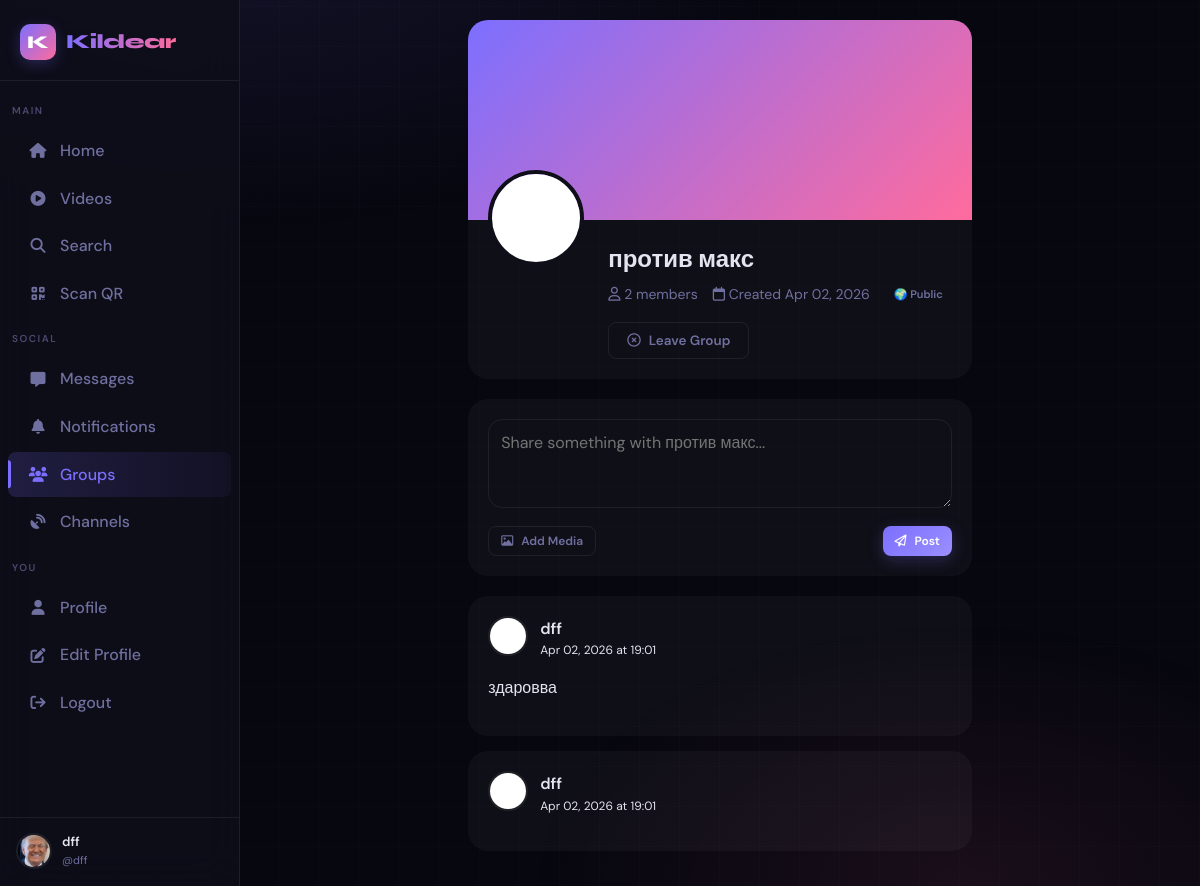
Page /groups/--ac04c7 (signed in) on the committed database.
### app.py (models this page shows, shortened)
class User(UserMixin, db.Model):
    id = db.Column(db.Integer, primary_key=True)
    username = db.Column(db.String(40), unique=True, nullable=False)
    email = db.Column(db.String(120), unique=True, nullable=False)
    password_hash = db.Column(db.String(256), nullable=False)
    display_name = db.Column(db.String(60), default="")
    bio = db.Column(db.String(500), default="")
    preset_avatar = db.Column(db.Integer, default=1)
    preset_cover = db.Column(db.Integer, nullable=True)
    website = db.Column(db.String(200), default="")
    location = db.Column(db.String(100), default="")
    accent_color = db.Column(db.String(7), default="#6c63ff")
    is_private = db.Column(db.Boolean, default=False)
    is_verified = db.Column(db.Boolean, default=False)
    is_banned = db.Column(db.Boolean, default=False)
    is_admin = db.Column(db.Boolean, default=False)
    is_online = db.Column(db.Boolean, default=False)
    last_seen = db.Column(db.DateTime, default=datetime.utcnow)
    created_at = db.Column(db.DateTime, default=datetime.utcnow)
    two_factor_enabled = db.Column(db.Boolean, default=False)
    two_factor_secret = db.Column(db.String(32), nullable=True)
    following = db.relationship(
        "User", secondary=follows,
        primaryjoin=follows.c.follower_id == id,
        secondaryjoin=follows.c.followed_id == id,
        backref=db.backref("followers", lazy="dynamic"),
        lazy="dynamic"
    )
    blocked_users = db.relationship(
        "User", secondary=blocks,
        primaryjoin=blocks.c.blocker_id == id,
        secondaryjoin=blocks.c.blocked_id == id,
        backref=db.backref("blocked_by", lazy="dynamic"),
        lazy="dynamic"
    )
    posts = db.relationship("Post", backref="author", lazy="dynamic", foreign_keys="Post.user_id")
    sent_msgs = db.relationship("Message", backref="sender", lazy="dynamic", foreign_keys="Message.sender_id")
    recv_msgs = db.relationship("Message", backref="receiver", lazy="dynamic", foreign_keys="Message.receiver_id")
    notifications = db.relationship("Notification", backref="recipient", lazy="dynamic",
                                    foreign_keys="Notification.user_id")
    comments = db.relationship("Comment", backref="author", lazy="dynamic")
    owned_groups = db.relationship("Group", backref="owner", lazy="dynamic")
    owned_channels = db.relationship("Channel", backref="owner", lazy="dynamic")
    login_history = db.relationship("LoginHistory", backref="user", lazy="dynamic")
    @property
    def avatar_url(self):
        if self.preset_avatar and self.preset_avatar in PRESET_AVATARS:
            return PRESET_AVATARS[self.preset_avatar]
        return PRESET_AVATARS[1]

class Group(db.Model):
    id = db.Column(db.Integer, primary_key=True)
    name = db.Column(db.String(100), nullable=False)
    slug = db.Column(db.String(120), unique=True, nullable=False)
    description = db.Column(db.Text, default="")
    avatar = db.Column(db.String(300), default="/static/default_group.png")
    cover = db.Column(db.String(300), default="")
    owner_id = db.Column(db.Integer, db.ForeignKey("user.id"), nullable=False)
    is_private = db.Column(db.Boolean, default=False)
    created_at = db.Column(db.DateTime, default=datetime.utcnow)
    members = db.relationship("User", secondary=group_members, backref="groups", lazy="dynamic")
    posts = db.relationship("GroupPost", backref="group", lazy="dynamic", cascade="all,delete")
    @property
    def member_count(self):
        return self.members.count()

class GroupPost(db.Model):
    id = db.Column(db.Integer, primary_key=True)
    group_id = db.Column(db.Integer, db.ForeignKey("group.id"), nullable=False)
    user_id = db.Column(db.Integer, db.ForeignKey("user.id"), nullable=False)
    content = db.Column(db.Text, default="")
    media_url = db.Column(db.String(300), default="")
    media_type = db.Column(db.String(20), default="text")
    created_at = db.Column(db.DateTime, default=datetime.utcnow)
    author = db.relationship("User")

### app.py (the view)
@app.route("/groups/<slug>")
@login_required
def group_detail(slug):
    g = Group.query.filter_by(slug=slug).first_or_404()
    is_member = g.members.filter(User.id == current_user.id).count() > 0
    posts = g.posts.order_by(GroupPost.created_at.desc()).limit(30).all()
    return render_template(
        "group_detail.html",
        group=g,
        is_member=is_member,
        posts=posts
    )

### app.py (called while the page is built)
def get_client_ip():
    if request.headers.get('X-Forwarded-For'):
        return request.headers.get('X-Forwarded-For').split(',')[0].strip()
    return request.remote_addr or '0.0.0.0'

@app.before_request
def ddos_shield():
    ip = get_client_ip()
    if ip in _blocked_ips:
        abort(429)
    now = time.time()
    window = [t for t in _req_log[ip] if now - t < 10]
    window.append(now)
    _req_log[ip] = window
    if len(window) > 200:
        _blocked_ips.add(ip)
        app.logger.warning(f"[DDoS] Blocked IP: {ip}")
        abort(429)
    if request.content_length and request.content_length > app.config["MAX_CONTENT_LENGTH"]:
        abort(413)

@login_mgr.user_loader
def load_user(user_id):
    return db.session.get(User, int(user_id))

### templates/group_detail.html (shortened to what this page needs)
{% extends "base.html" %}
{% block content %}
<div class="group-page" style="max-width: 800px; margin: 0 auto; padding: 20px;">
    <div class="group-header" style="background: var(--card); border-radius: var(--radius-lg); overflow: hidden; margin-bottom: 20px;">
        {% if group.cover %}
        <div class="group-cover" style="height: 200px; background-image: url('{{ group.cover }}'); background-size: cover; background-position: center;"></div>
        {% else %}
        <div class="group-cover" style="height: 200px; background: linear-gradient(135deg, var(--primary), var(--secondary));"></div>
        {% endif %}
        <div class="group-info" style="padding: 20px; position: relative;">
            <div class="group-avatar" style="position: absolute; top: -50px; left: 20px;">
                {% if group.avatar %}
                <img src="{{ group.avatar }}" class="avatar avatar-xl" style="border: 4px solid var(--surface);">
                {% else %}
                <div class="avatar avatar-xl" style="background: var(--primary); color: white; display: flex; align-items: center; justify-content: center; font-size: 2rem; border: 4px solid var(--surface);">
                    {{ group.name[0].upper() }}
                </div>
                {% endif %}
            </div>
            <div style="margin-left: 120px;">
                <h1 style="font-size: 24px; margin-bottom: 5px;">{{ group.name }}</h1>
                <div style="display: flex; gap: 15px; color: var(--text-muted); font-size: 14px; margin-bottom: 10px;">
                    <span><i class="fa-regular fa-user"></i> {{ group.member_count }} members</span>
                    <span><i class="fa-regular fa-calendar"></i> Created {{ group.created_at.strftime('%b %d, %Y') }}</span>
                    {% if group.is_private %}
                    <span class="badge private">🔒 Private</span>
                    {% else %}
                    <span class="badge public">🌍 Public</span>
                    {% endif %}
                </div>
                <div style="display: flex; gap: 10px; margin-top: 15px;">
                    {% if is_member %}
                        <form action="{{ url_for('leave_group', slug=group.slug) }}" method="POST">
                            <button type="submit" class="btn btn-outline">
                                <i class="fa-regular fa-circle-xmark"></i> Leave Group
                            </button>
                        </form>
                    {% endif %}
                </div>
            </div>
        </div>
    </div>
    <div class="group-posts">
        {% if is_member %}
        <div class="create-post" style="background: var(--card); border-radius: var(--radius-lg); padding: 20px; margin-bottom: 20px;">
            <form action="{{ url_for('group_post', slug=group.slug) }}" method="POST" enctype="multipart/form-data">
                <textarea name="content" placeholder="Share something with {{ group.name }}..."
                          style="width: 100%; padding: 12px; border: 1px solid var(--border); border-radius: var(--radius); background: var(--input-bg); color: var(--text); resize: vertical;"
                          rows="3"></textarea>
                <div style="display: flex; gap: 10px; margin-top: 10px;">
                    <button type="button" class="btn btn-outline btn-sm" onclick="document.getElementById('media-input').click()">
                        <i class="fa-regular fa-image"></i> Add Media
                    </button>
                    <button type="submit" class="btn btn-primary btn-sm" style="margin-left: auto;">
                        <i class="fa-regular fa-paper-plane"></i> Post
                    </button>
                </div>
            </form>
        </div>
        {% endif %}
        <div class="posts-feed">
            {% for post in posts %}
            <div class="post-card" style="background: var(--card); border-radius: var(--radius-lg); padding: 20px; margin-bottom: 15px;">
                <div style="display: flex; gap: 12px; margin-bottom: 15px;">
                    <img src="{{ post.author.avatar or '/static/default_avatar.png' }}" class="avatar avatar-sm">
                    <div>
                        <div style="font-weight: 600;">{{ post.author.display_name or post.author.username }}</div>
                        <div style="font-size: 12px; color: var(--text-muted;">{{ post.created_at.strftime('%b %d, %Y at %H:%M') }}</div>
                    </div>
                </div>
                {% if post.content %}
                <p style="margin-bottom: 15px;">{{ post.content }}</p>
                {% endif %}
            </div>
            {% else %}
            <div class="empty-state" style="text-align: center; padding: 40px; background: var(--card); border-radius: var(--radius-lg);">
                <div style="font-size: 48px; margin-bottom: 15px;">📭</div>
                <h3>No posts yet</h3>
                <p style="color: var(--text-muted);">Be the first to post in this group!</p>
            </div>
            {% endfor %}
        </div>
    </div>
</div>
{% endblock %}

### templates/base.html (shortened to what this page needs)
<!DOCTYPE html>
<html lang="en" data-theme="dark">
<head>
  <link rel="stylesheet" href="https://cdnjs.cloudflare.com/ajax/libs/font-awesome/6.5.0/css/all.min.css"/>
</head>
<body>
<nav class="sidebar" id="sidebar">
  <a href="{{ url_for('index') }}" class="sidebar-logo">
    <div class="logo-mark">K</div>
    <span class="logo-text">Kildear</span>
  </a>
  <span class="nav-section">Main</span>
  <a href="{{ url_for('index') }}"
     class="nav-item {% if request.endpoint == 'index' %}active{% endif %}">
    <i class="fa-solid fa-house"></i> Home
  </a>
  <a href="{{ url_for('video_feed') }}"
     class="nav-item {% if request.endpoint == 'video_feed' %}active{% endif %}">
    <i class="fa-solid fa-play-circle"></i> Videos
  </a>
  <a href="{{ url_for('search') }}"
     class="nav-item {% if request.endpoint == 'search' %}active{% endif %}">
    <i class="fa-solid fa-magnifying-glass"></i> Search
  </a>
  <a href="{{ url_for('scan_qr_page') }}"
     class="nav-item {% if request.endpoint == 'scan_qr_page' %}active{% endif %}">
    <i class="fa-solid fa-qrcode"></i> Scan QR
  </a>
  <span class="nav-section">Social</span>
  <a href="{{ url_for('chat_list') }}"
     class="nav-item {% if 'chat' in request.endpoint %}active{% endif %}">
    <i class="fa-solid fa-message"></i> Messages
  </a>
  <a href="{{ url_for('notifications') }}"
     class="nav-item {% if request.endpoint == 'notifications' %}active{% endif %}">
    <i class="fa-solid fa-bell"></i> Notifications
  </a>
  <a href="{{ url_for('groups') }}"
     class="nav-item {% if 'group' in request.endpoint %}active{% endif %}">
    <i class="fa-solid fa-users"></i> Groups
  </a>
  <a href="{{ url_for('channels') }}"
     class="nav-item {% if 'channel' in request.endpoint %}active{% endif %}">
    <i class="fa-solid fa-satellite-dish"></i> Channels
  </a>
  {% if current_user.is_authenticated %}
  <span class="nav-section">You</span>
  <a href="{{ url_for('profile', username=current_user.username) }}"
     class="nav-item {% if request.endpoint == 'profile' and request.view_args.get('username') == current_user.username %}active{% endif %}">
    <i class="fa-solid fa-user"></i> Profile
  </a>
  <a href="{{ url_for('edit_profile') }}"
     class="nav-item {% if request.endpoint == 'edit_profile' %}active{% endif %}">
    <i class="fa-solid fa-pen-to-square"></i> Edit Profile
  </a>
  <a href="{{ url_for('logout') }}" class="nav-item">
    <i class="fa-solid fa-arrow-right-from-bracket"></i> Logout
  </a>
  <div class="sidebar-user">
    <img src="{{ current_user.avatar_url }}" alt="" class="avatar"/>
    <div class="sidebar-user-info">
      <div class="name truncate">{{ current_user.display_name or current_user.username }}</div>
      <div class="handle">@{{ current_user.username }}</div>
    </div>
  </div>
  {% endif %}
</nav>
<div class="app-shell">
  <div class="main-content">
    {% block content %}{% endblock %}
  </div>
</div>
</body>
</html>

### rows in the picture
User: display_name "dff", username "dff"
Group: avatar (placeholder picture), name "против макс", created_at "Apr 02, 2026", content "Share something with против макс..."
GroupPost: author "dff", created_at "Apr 02, 2026 at 19:01", content "здаровва"
GroupPost: author "dff", created_at "Apr 02, 2026 at 19:01"

### other values in the picture
{{ group.member_count }} "2"
